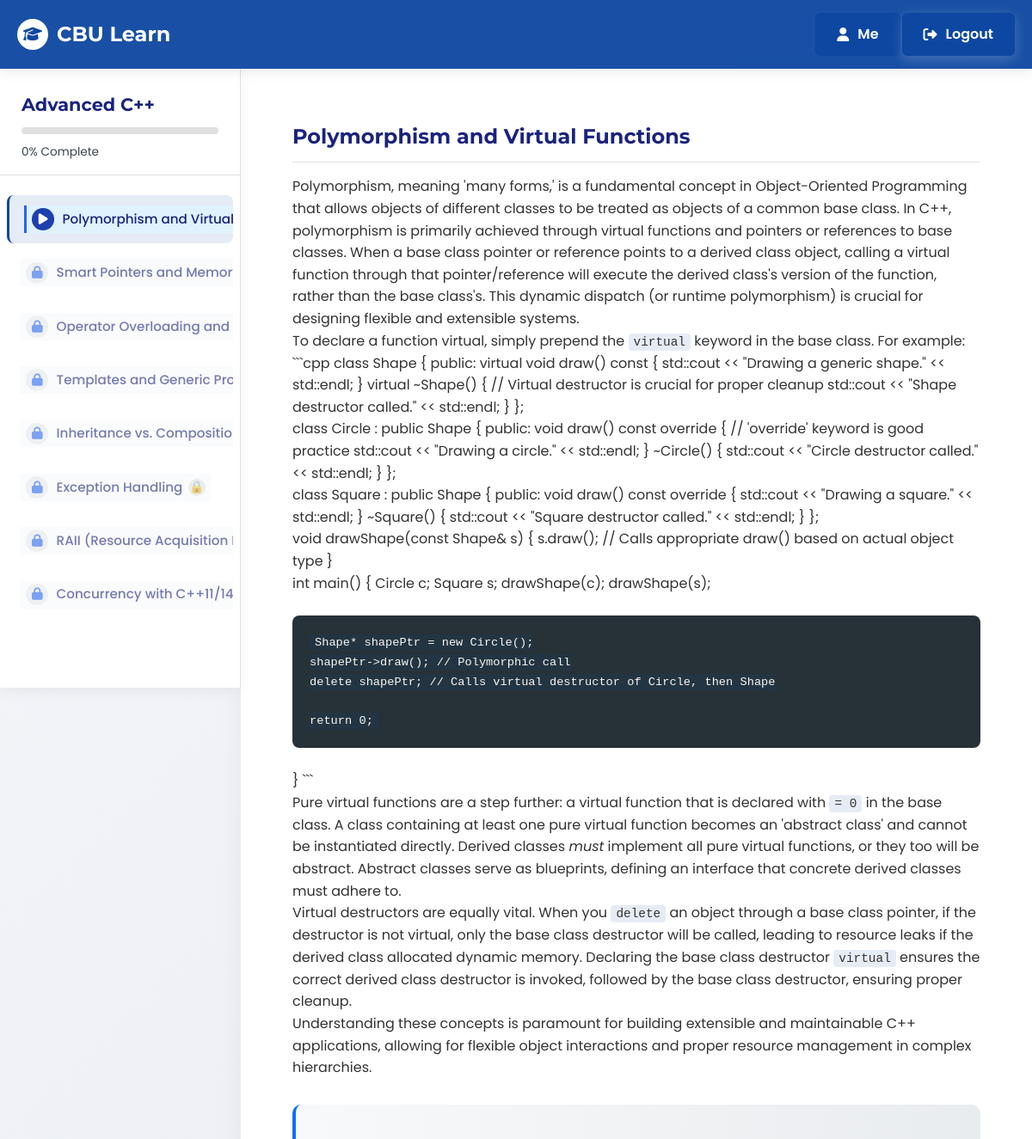
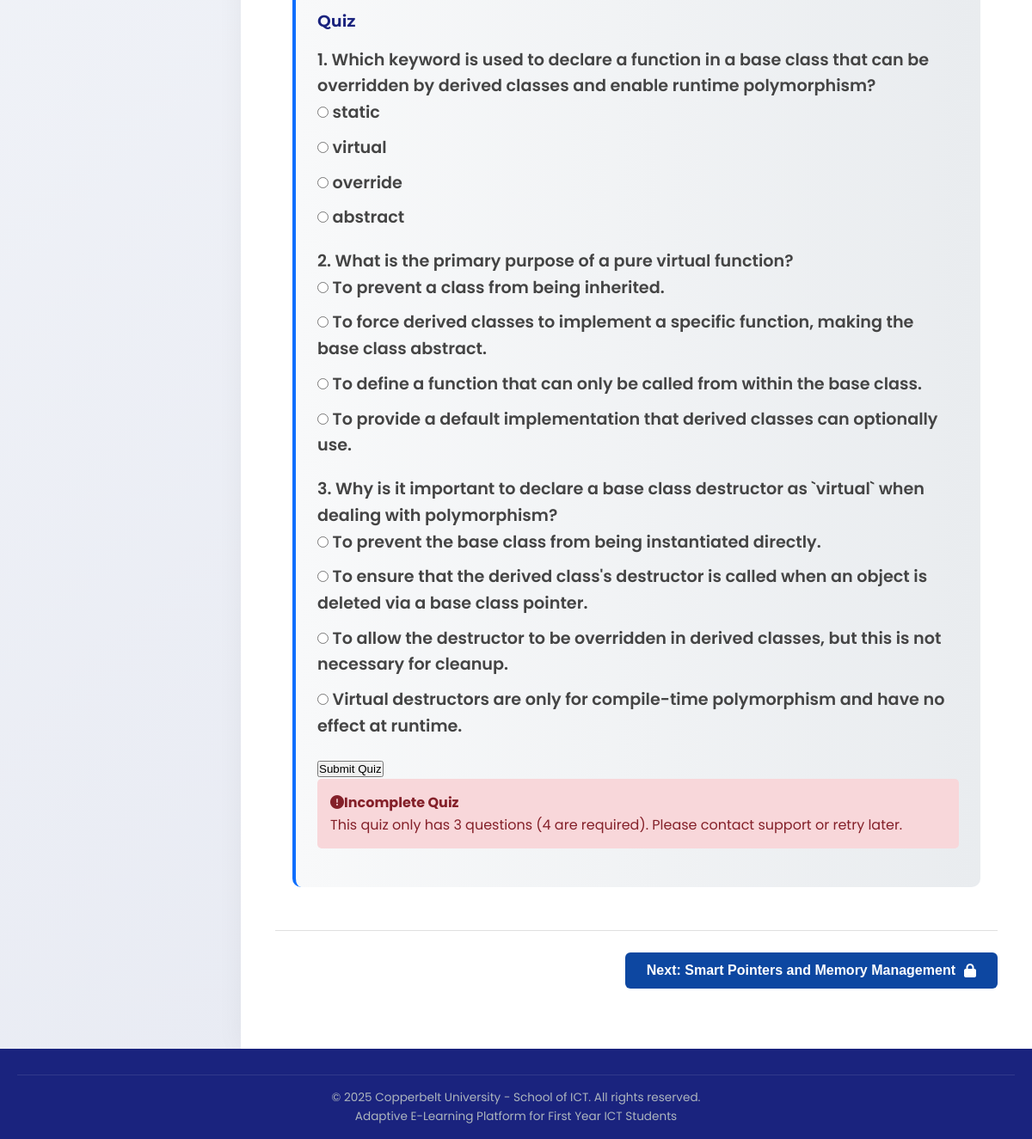
The page /learning/?generated_course_id=49&topic_id=221 (signed in) on the database its author committed (2 pictures, top to bottom).
### content/models.py (models this page shows, shortened)
class GeneratedCourse(models.Model):
    LEVEL_CHOICES = [
        ('beginner', 'Beginner'),
        ('moderate', 'Intermediate'),
        ('advanced', 'Advanced'),
    ]
    user = models.ForeignKey(settings.AUTH_USER_MODEL, on_delete=models.CASCADE)
    title = models.CharField(max_length=200)
    description = models.TextField()
    category = models.CharField(max_length=100, default="C++ Programming")
    include_video = models.BooleanField(default=False)
    chapters_count = models.IntegerField(default=0)
    generated_content = models.JSONField(default=dict, blank=True)
    created_at = models.DateTimeField(auto_now_add=True)
    level = models.CharField(max_length=10, choices=LEVEL_CHOICES, default='beginner')
    class Meta:
        constraints = []

class GeneratedTopic(models.Model):
    DIFFICULTY_LEVELS = [
        ('basic', 'Basic'),
        ('intermediate', 'Intermediate'),
        ('advanced', 'Advanced'),
    ]
    chapter = models.ForeignKey(GeneratedChapter, on_delete=models.CASCADE, related_name='topics')
    title = models.CharField(max_length=200)
    content = models.TextField(default='')
    alternative_content = models.TextField(blank=True, null=True)
    difficulty = models.CharField(max_length=20, choices=DIFFICULTY_LEVELS, default='intermediate')
    description = models.TextField(blank=True)
    order = models.IntegerField(default=0)
    is_regenerated = models.BooleanField(default=False)
    is_generated = models.BooleanField(default=True)  # Added default value
    original_topic = models.ForeignKey('self', on_delete=models.SET_NULL, null=True, blank=True, related_name='regenerated_versions')
    is_reinforcement = models.BooleanField(default=False)
    reinforcement_for_chapter = models.ForeignKey(
        'GeneratedChapter',
        on_delete=models.SET_NULL,
        null=True,
        blank=True,
        related_name='reinforcement_topics'
    )
    class Meta:
        ordering = ['order']

class GeneratedQuestion(models.Model):
    quiz = models.ForeignKey(GeneratedQuiz, on_delete=models.CASCADE, related_name='questions')
    question_text = models.TextField()
    order = models.IntegerField(default=0)
    class Meta:
        ordering = ['order']

class GeneratedAnswer(models.Model):
    question = models.ForeignKey(GeneratedQuestion, on_delete=models.CASCADE, related_name='answers')
    answer_text = models.CharField(max_length=255)
    is_correct = models.BooleanField(default=False)
    option_key = models.CharField(max_length=1, default='A')
    order = models.IntegerField(default=0)

### content/views.py (the view, shortened to what this page needs)
# urls.py: path('learning/', views.learning_view, name='learning_default'),
@login_required
def learning_view(request):
    generated_course_id = request.GET.get('generated_course_id')
    topic_id = request.GET.get('topic_id')
    context = {}
    if generated_course_id and topic_id:
        try:
            course = get_object_or_404(GeneratedCourse, id=generated_course_id, user=request.user)
            topic = get_object_or_404(GeneratedTopic, id=topic_id, chapter__course=course)
            chapter = topic.chapter
            all_topics = GeneratedTopic.objects.filter(chapter__course=course).order_by('order')
            topic_index = None
            for idx, t in enumerate(all_topics):
                if t.id == topic.id:
                    topic_index = idx
                    break
            previous_topic = None
            next_topic = None
            if topic_index is not None:
                if topic_index > 0:
                    previous_topic = all_topics[topic_index - 1]
                if topic_index < len(all_topics) - 1:
                    next_topic = all_topics[topic_index + 1]
            topic_completed = False
            completion = None
            try:
                completion = GeneratedTopicCompletion.objects.get(student=request.user, topic=topic)
                topic_completed = True
                context['completion'] = completion
            except GeneratedTopicCompletion.DoesNotExist:
                pass
            quiz_questions = []
            if hasattr(topic, 'quiz'):
                questions_qs = topic.quiz.questions.all().prefetch_related('answers')
                for question in questions_qs:
                    try:
                        correct_answer = question.answers.get(is_correct=True)
                        question.correct_answer_key = correct_answer.option_key
                    except GeneratedAnswer.DoesNotExist:
                        question.correct_answer_key = ''
                quiz_questions = list(questions_qs)
            progress, created = GeneratedCourseProgress.objects.get_or_create(
                student=request.user,
                course=course,
                defaults={'last_accessed_topic': topic}
            )
            if not created:
                progress.last_accessed_topic = topic
                progress.save()
            total_topics = GeneratedTopic.objects.filter(chapter__course=course).count()
            completed_topics = GeneratedTopicCompletion.objects.filter(
                student=request.user,
                topic__chapter__course=course,
                score__gte=50  # Only count topics passed with 50% or higher
            ).count()
            if total_topics > 0:
                progress_percentage = int((completed_topics / total_topics) * 100)
            else:
                progress_percentage = 0
            original_topic = None
            if topic.is_regenerated and hasattr(topic, 'original_topic'):
                original_topic = topic.original_topic
            needs_reinforcement = False
            reinforcement_topic = None
            unlocked_topics = []
            for idx, t in enumerate(all_topics):
                if idx == 0:
                    unlocked_topics.append(t.id)
                    continue
                prev_topic = all_topics[idx - 1]
                try:
                    comp = GeneratedTopicCompletion.objects.get(
                        student=request.user,
                        topic=prev_topic
                    )
                    if comp.score >= 50:  # Passed
                        unlocked_topics.append(t.id)
                except GeneratedTopicCompletion.DoesNotExist:
                    pass
            context.update({
                'course': course,
                'module': chapter,
                'lesson': topic,
                'original_topic': original_topic,
                'progress_percentage': progress_percentage,
                'previous_lesson': previous_topic,
                'next_lesson': next_topic,
                'is_generated': True,
                'quiz_questions': quiz_questions,
                'topic_completed': topic_completed,
                'is_regenerated': topic.is_regenerated if hasattr(topic, 'is_regenerated') else False,
                'needs_reinforcement': needs_reinforcement,
                'reinforcement_topic': reinforcement_topic,
                'unlocked_topics': unlocked_topics,
                'all_topics': all_topics,
            })
            return render(request, 'learning.html', context)
        except Exception as e:
            logger.error(f"Error in learning_view for generated course: {str(e)}")
            return redirect('dashboard')
    return redirect('dashboard')

### templates/learning.html (shortened to what this page needs)
{% load markdown_deux_tags %}
<!DOCTYPE html>
<html lang="en">
<head>
    <link rel="stylesheet" href="https://cdnjs.cloudflare.com/ajax/libs/font-awesome/6.4.0/css/all.min.css">
</head>
<body>
    <header>
        <div class="container">
            <nav>
                <div class="logo-container">
                    <a href="#" class="logo">
                        <div class="logo-icon">
                            <i class="fas fa-graduation-cap"></i>
                        </div>
                        <span class="logo-text">CBU Learn</span>
                    </a>
                </div>
                <div class="nav-buttons">
                    <a href="{% url 'dashboard' %}" class="nav-btn login-btn">
                        <i class="fas fa-user"></i> Me
                    </a>
                    <a href="{% url 'logout' %}" class="nav-btn register-btn">
                        <i class="fas fa-sign-out-alt"></i> Logout
                    </a>
                </div>
            </nav>
        </div>
    </header>
    <div class="learning-container">
        <aside class="sidebar" id="sidebar">
            <div class="sidebar-header">
                <h2 class="course-title">{{ course.title }}</h2>
                <div class="progress-bar">
                </div>
                <div class="progress-text">{{ progress_percentage }}% Complete</div>
            </div>
            <ul class="module-list">
                {% if is_generated %}
                    {% for topic in all_topics %}
                        <li class="module-item {% if topic == lesson %}active{% endif %} {% if topic.id not in unlocked_topics %}locked{% endif %}">
                            {% if topic.id in unlocked_topics %}
                                <a href="{% url 'learning_default' %}?generated_course_id={{ course.id }}&topic_id={{ topic.id }}" class="module-link">
                                    <div class="module-icon">
                                        <i class="fas fa-play"></i>
                                    </div>
                                    <span class="module-title">{{ topic.title }}</span>
                                </a>
                            {% else %}
                                <span class="module-link disabled" style="opacity:0.6; cursor:not-allowed;">
                                    <div class="module-icon">
                                        <i class="fas fa-lock"></i>
                                    </div>
                                    <span class="module-title">{{ topic.title }}</span>
                                    <div class="module-status">🔒</div>
                                </span>
                            {% endif %}
                        </li>
                    {% endfor %}
                {% endif %}
            </ul>
        </aside>
        <main class="content-area">
            <div class="lesson-content">
                <h2>{{ lesson.title }}</h2>
                {% if is_generated %}
                    <div class="generated-content">{{ lesson.content|markdown }}</div>
                    {% if is_generated and quiz_questions %}
                        <div id="quiz-section" class="quiz-container mb-4 p-4 rounded shadow-sm">
                            <h3 class="text-primary-dark font-montserrat font-bold">Quiz</h3>
                            <form id="quiz-form" data-topic-id="{{ lesson.id }}" data-is-regenerated="{{ lesson.is_regenerated|yesno:'true,false' }}">
                                {% for question in quiz_questions %}
                                    <div class="quiz-question mb-3" data-question-id="{{ question.id }}">
                                        <p class="font-poppins font-medium">{{ forloop.counter }}. {{ question.question_text }}</p>
                                        <div class="options mt-2">
                                            {% for answer in question.answers.all %}
                                                <div class="form-check">
                                                    <input class="form-check-input" type="radio" name="question-{{ question.id }}"
                                                           id="answer-{{ answer.id }}" value="{{ answer.option_key }}" required>
                                                    <label class="form-check-label" for="answer-{{ answer.id }}">
                                                        {{ answer.answer_text }}
                                                    </label>
                                                </div>
                                            {% endfor %}
                                        </div>
                                    </div>
                                {% endfor %}
                                <button type="submit" class="btn btn-primary mt-3" id="quiz-submit-btn">Submit Quiz</button>
                            </form>
                        </div>
                    {% endif %}
                {% else %}
                    {{ lesson.content|markdown }}
                {% endif %}
            </div>
            <div class="content-footer">
                {% if next_lesson %}
                    {% if is_generated %}
                        {% if topic_completed and completion.score >= 50 %}
                            <a href="{% url 'learning_default' %}?generated_course_id={{ course.id }}&topic_id={{ next_lesson.id }}" class="nav-btn">
                                Next: {{ next_lesson.title }} <i class="fas fa-arrow-right"></i>
                            </a>
                        {% else %}
                            <button class="nav-btn" disabled title="Complete current lesson with a passing grade to proceed">
                                Next: {{ next_lesson.title }} <i class="fas fa-lock"></i>
                            </button>
                        {% endif %}
                    {% else %}
                        <a href="{% url 'learning' lesson_id=next_lesson.id %}" class="nav-btn">
                            Next: {{ next_lesson.title }} <i class="fas fa-arrow-right"></i>
                        </a>
                    {% endif %}
                {% endif %}
            </div>
        </main>
    </div>
    <footer>
        <div class="container">
            <div class="copyright">
                <p>&copy; 2025 Copperbelt University - School of ICT. All rights reserved.</p>
                <p>Adaptive E-Learning Platform for First Year ICT Students</p>
            </div>
        </div>
    </footer>
</body>
</html>

### rows shown on the page
GeneratedCourse: title "Advanced C++"
GeneratedTopic: title "Polymorphism and Virtual…", title "Polymorphism and Virtual Functions", content "Polymorphism, meaning 'many forms,' is a fundamental concept in Object-Oriented Programming that allows objects of different classes to be treated as objects of a common base class. In C++, polymorphism is primarily achieved through virtual functions and pointers or references to base classes. When a base class pointer or reference points to a derived class object, calling a virtual function through that pointer/reference will execute the derived class's version of the function, rather than the base class's. This dynamic dispatch (or runtime polymorphism) is crucial for designing flexible and extensible systems. To declare a function virtual, simply prepend the virtual keyword in the base…"
GeneratedTopic: title "Smart Pointers and…", title "Smart Pointers and Memory Management"
GeneratedTopic: title "Operator Overloading and…"
GeneratedTopic: title "Templates and Generic…"
GeneratedTopic: title "Inheritance vs.…"
GeneratedTopic: title "Exception Handling"
GeneratedTopic: title "RAII (Resource Acquisition…"
GeneratedTopic: title "Concurrency with…"
GeneratedQuestion: question_text "Which keyword is used to declare a function in a base class that can be overridden by derived classes and enable runtime polymorphism?"
GeneratedAnswer: answer_text "static"
GeneratedAnswer: answer_text "virtual"
GeneratedAnswer: answer_text "override"
GeneratedAnswer: answer_text "abstract"
GeneratedQuestion: question_text "What is the primary purpose of a pure virtual function?"
GeneratedAnswer: answer_text "To prevent a class from being inherited."
GeneratedAnswer: answer_text "To force derived classes to implement a specific function, making the base class abstract."
GeneratedAnswer: answer_text "To define a function that can only be called from within the base class."
GeneratedAnswer: answer_text "To provide a default implementation that derived classes can optionally use."
GeneratedQuestion: question_text "Why is it important to declare a base class destructor as `virtual` when dealing with polymorphism?"
GeneratedAnswer: answer_text "To prevent the base class from being instantiated directly."
GeneratedAnswer: answer_text "To ensure that the derived class's destructor is called when an object is deleted via a base class pointer."
GeneratedAnswer: answer_text "To allow the destructor to be overridden in derived classes, but this is not necessary for cleanup."
GeneratedAnswer: answer_text "Virtual destructors are only for compile-time polymorphism and have no effect at runtime."

### other values the page prints
{{ progress_percentage }} "0"
